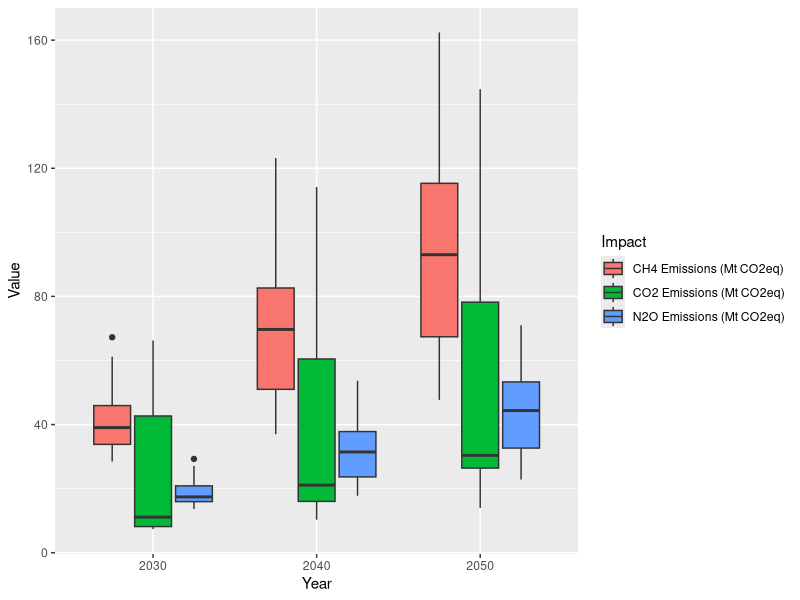
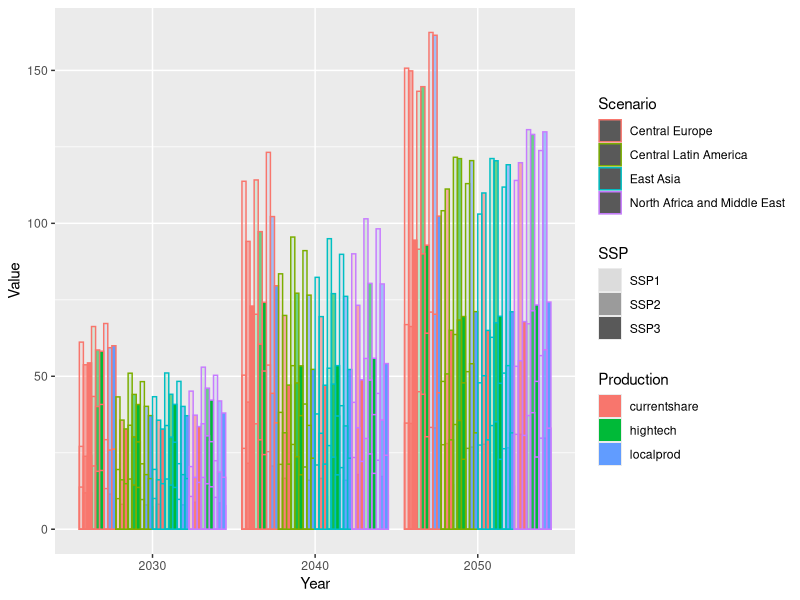

These figures' R source, in order:
library(tidyverse)

#Set wd depending on which computer you are working
setwd("~/GitHub/MEAT_SSA/Viz")
rm(list=ls())


# read data from INPUT-OUTPUT results
# Note: the CSV has been manually processed for an easier import
dataset <- read_csv("Agg_res.csv")

dataset %>% pivot_longer(cols = -c(Impact,Scenario,SSP,Production),names_to = "Year",values_to = "Value") -> dataset

dataset %>% mutate(Impact = recode(Impact,Energy="Primary Energy Consumption (EJ)",GHG="GHG Emissions (Mt CO2eq)",
                                   Land = "Land use (Mkm2)",Water = "Blue water use (Gm3)")) -> dataset

# Plot figure of main results

p1 <- ggplot(dataset %>% subset(Year>2020))+
  geom_point(aes(x=Value,y=Year,color=Production),size=5,alpha=0.5)+
  geom_point(data = dataset %>% subset(Year>2020) %>%  group_by(Year,Impact) %>% summarize(median=median(Value)) %>% ungroup(),
             aes(x=median,y=Year,shape="Median"),color="Black",size=5)+
  scale_shape_manual(values = 3,name="")+
  scale_color_manual(name="",values=c("orange","dodgerblue","darkorchid"))+
  facet_wrap(~Impact,scales = "free_x")+
  labs(x="",y="")+
  #scale_y_continuous(limits = c(0,2),breaks = 1)+
  theme(legend.position="top")

ggsave("figure04a.png",p1,device="png",width = 3*2.2, height = 2*2.2,dpi=300)


# Analysis on CO2 emissions

datasetGHG <- read_csv("Agg_resCO2.csv")

datasetGHG %>% pivot_longer(cols = -c(Impact,Scenario,SSP,Production),names_to = "Year",values_to = "Value") -> datasetGHG

datasetGHG %>% subset(Year>2020) %>% mutate(Impact = recode(Impact,CH4 ="CH4 Emissions (Mt CO2eq)",CO2 ="CO2 Emissions (Mt CO2eq)",
                                   N2O ="N2O Emissions (Mt CO2eq)")) -> datasetGHG


p2<- ggplot(datasetGHG)+
  geom_point(aes(x=Value,y=Year,color=Production),size=5,alpha=0.5)+
  geom_point(data = datasetGHG %>% group_by(Year,Impact) %>% summarize(median=median(Value)) %>% ungroup(),
             aes(x=median,y=Year,shape="Median"),color="Black",size=5)+
  scale_shape_manual(values = 3,name="")+
  scale_color_manual(name="",values=c("orange","dodgerblue","darkorchid"))+
  facet_wrap(~Impact,ncol=1)+
  labs(x="",y="")+
  #scale_y_continuous(limits = c(0,2),breaks = 1)+
  theme(legend.position="top")

ggsave("figure04b.png",p2,device="png",width = 3*2.2, height = 3*2.2,dpi=300)


ggplot(datasetGHG %>% subset(Year>2020))+
  geom_boxplot(aes(x=Year,y=Value,fill=Impact))

ggplot(datasetGHG %>% subset(Year>2020))+
  geom_bar(aes(x=Year,y=Value,color=Scenario,fill=Production,alpha=SSP),stat="identity",position = "dodge")
